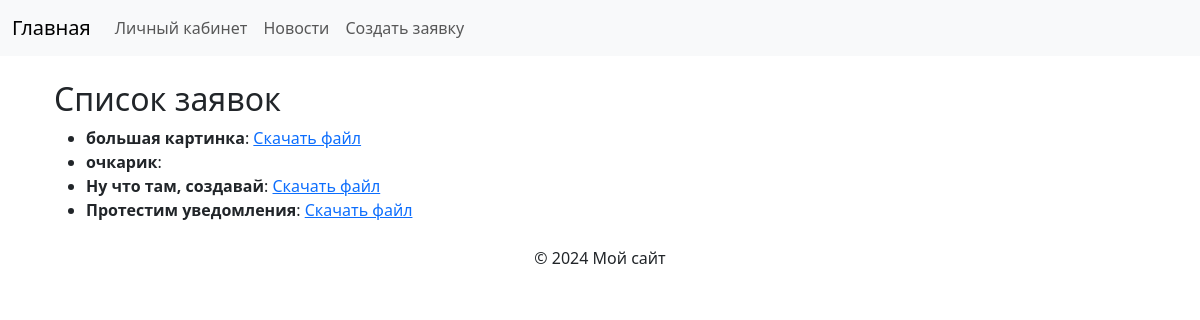
Page /requests/ on the earlier database version.
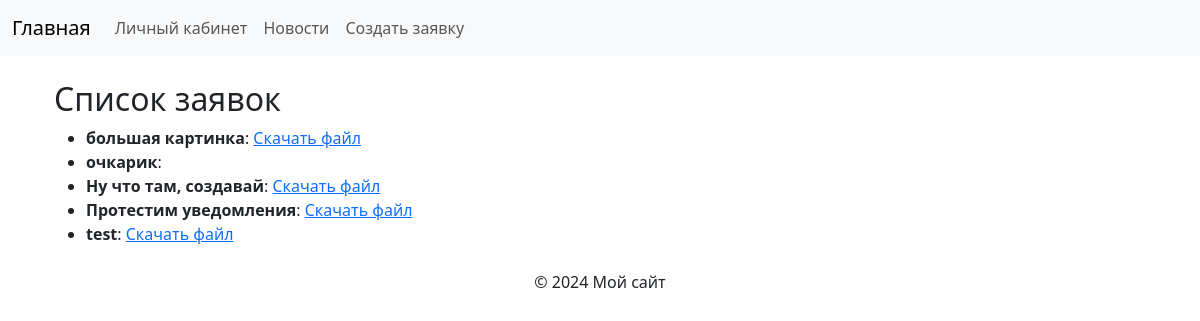
Same page on the later database version.
### Profile/models.py (models this page shows, shortened)
class Request(models.Model):
    STATUS_CHOICES = [
        ('pending', 'На рассмотрении'),
        ('approved', 'Одобренно'),
        ('rejected', 'Отклонено'),
    ]
    has_new_comments = models.BooleanField(default=False)
    user = models.ForeignKey(User, on_delete=models.CASCADE, related_name='requests')
    title = models.CharField(max_length=200, verbose_name="Заголовок")
    body = models.TextField(verbose_name="Основной текс")
    file = models.FileField(
        upload_to='requests/files/',
        blank=True,
        null=True,
        validators=[FileExtensionValidator(['jpg', 'jpeg', 'png', 'gif'])],
        verbose_name='Изображение'
    )
    slug = models.SlugField(max_length=255, unique=True, blank=True, null=True, verbose_name='Slug')
    status = models.CharField(max_length=10, choices=STATUS_CHOICES, default='pending', verbose_name='Статус')
    created_at = models.DateTimeField(auto_now_add=True, verbose_name='Дата создания')
    updated_at = models.DateTimeField(auto_now=True, verbose_name='Дата обновления')

### Profile/views.py (the view)
# urls.py: path('requests/', request_list, name='request_list'),
def request_list(request):
    requests = Request.objects.all()  # Если модель заявок называется `Request`
    return render(request, 'requests/request_list.html', {'requests': requests})

### Profile/templates/requests/request_list.html
{% extends 'base.html' %}
{% block content %}
<div class="container mt-4">
    <h2>Список заявок</h2>
    <ul>
        {% for request in requests %}
        <li>
            <strong>{{ request.title }}</strong>: {{ request.content }}
            {% if request.file %}
                <a href="{{ request.file.url }}">Скачать файл</a>
            {% endif %}
        </li>
        {% empty %}
        <li>Заявок пока нет.</li>
        {% endfor %}
    </ul>
</div>
{% endblock %}

Differences in the rows shown:
added Request: title "test"
